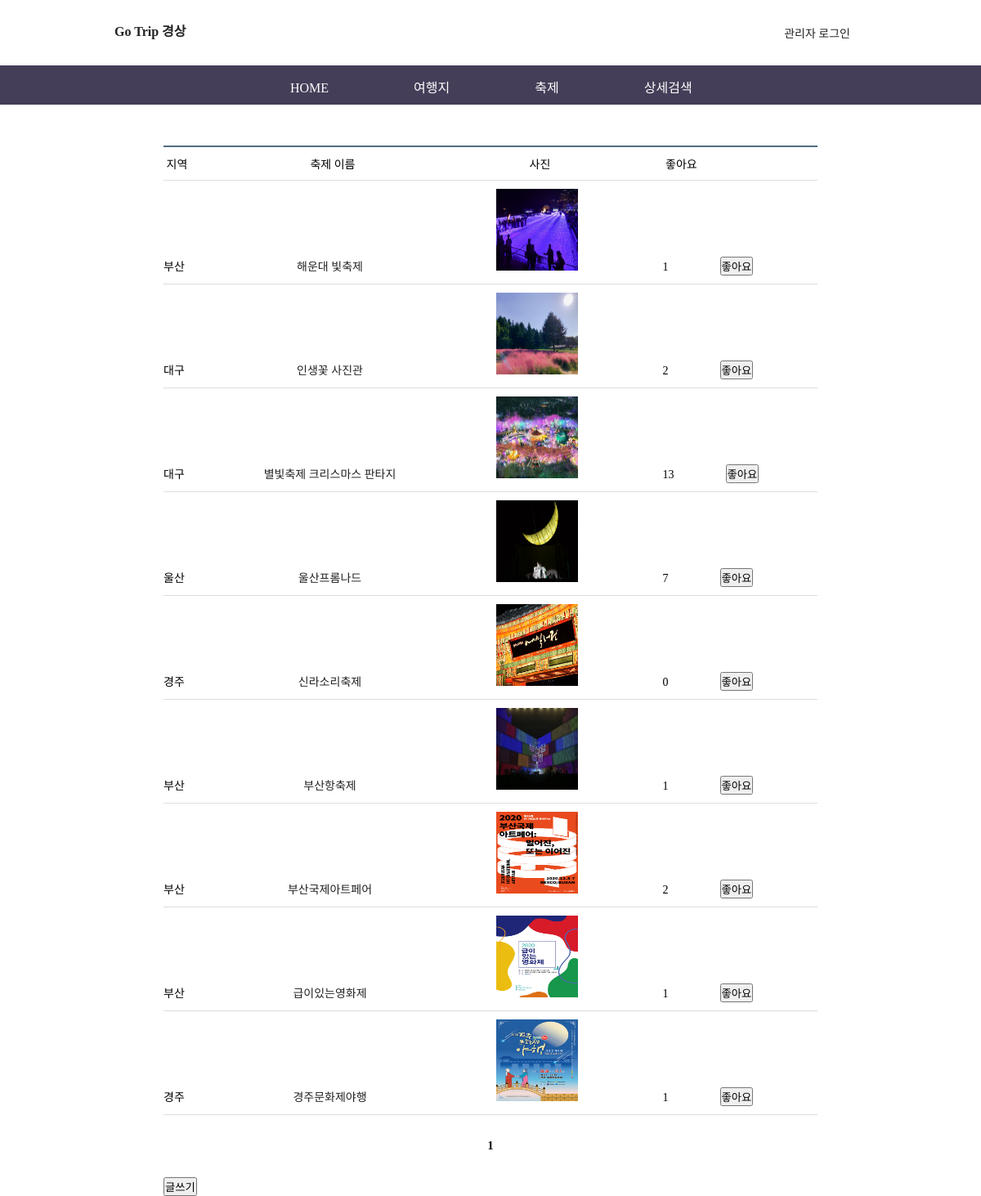
Screenshot of /trip/festival_list.php with the database file from the repository.
### tables this page shows
CREATE TABLE `festival_ok` (
  `num` int(11) NOT NULL,
  `subject` char(20) NOT NULL,
  `content` varchar(1000) NOT NULL,
  `area` char(20) NOT NULL,
  `Details` varchar(1000) NOT NULL,
  `file_name` char(40) DEFAULT NULL,
  `file_type` char(40) DEFAULT NULL,
  `file_copied` char(40) DEFAULT NULL,
  `hit` int(11) NOT NULL
);

### trip/festival_list.php (the view, shortened to what this page needs)
<!DOCTYPE html>
<html>
<head>
<link rel="stylesheet" type="text/css" href="./css/trip_common.css">
<link rel="stylesheet" type="text/css" href="./css/festival_list0.css">
</head>
<body>
<header>
    <?php include "header.php";?>
</header>
<section>
   	<div id="board_box">
	    <h3>
		</h3>
	    <ul id="festival_list">
				<li>
          <span class="col2">지역</span>
					<span class="col3">축제 이름</span>
					<span class="col4">사진</span>
          <span class="col5">좋아요</span>
				</li>
<?php
	if (isset($_GET["page"]))
		$page = $_GET["page"];
	else
		$page = 1;
	$con = mysqli_connect("localhost", "user1", "12345", "trip");
	$sql = "select * from festival_ok order by num desc";
	$result = mysqli_query($con, $sql);
	$total_record = mysqli_num_rows($result);
	$scale = 10;
	if ($total_record % $scale == 0)
		$total_page = floor($total_record/$scale);
	else
		$total_page = floor($total_record/$scale) + 1;
+
	$start = ($page - 1) * $scale;
   for ($i=$start; $i<$start+$scale && $i < $total_record; $i++)
   {
      mysqli_data_seek($result, $i);
      $row = mysqli_fetch_array($result);
	  $num = $row["num"];
	  $subject = $row["subject"];
    $area = $row["area"];
    $file_copied = $row["file_copied"];
    $hit = $row["hit"];
?>
				<li>
          <span class="col2"><?=$area?></span>
					<span class="col3"><a href="festival_view.php?num=<?=$num?>"><?=$subject?></a></span>
					<span class="col4"><img src="./data/<?=$file_copied?>" width="100" height="100"></span>
          <span class="col5"><?=$hit?></span>
          <span class="col6"><button onclick="location.href='festival_hit.php?num=<?=$num?>&page=<?=$page?>&hit=<?=$hit?>'">좋아요</button></span>
				</li>
<?php
   }
?>
	    	</ul>
			<ul id="page_num">
<?php
	if ($total_page>=2 && $page >= 2)
	{
		$new_page = $page-1;
		echo "<li><a href='festival_list.php?page=$new_page'>◀ 이전</a> </li>";
	}
	else
		echo "<li>&nbsp;</li>";
   	for ($i=1; $i<=$total_page; $i++)
   	{
		if ($page == $i)
		{
			echo "<li><b> $i </b></li>";
		}
		else
		{
			echo "<li><a href='festival_list.php?page=$i'> $i </a><li>";
		}
   	}
   	if ($total_page>=2 && $page != $total_page)
   	{
		$new_page = $page+1;
		echo "<li> <a href='festival_list.php?page=$new_page'>다음 ▶</a> </li>";
	}
	else
		echo "<li>&nbsp;</li>";
?>
			</ul>
			<ul class="buttons">
				<li>
<?php
    if($userid) {
?>
					<button onclick="location.href='festival_form.php'">글쓰기</button>
<?php
	} else {
?>
					<a href="javascript:alert('관리자 전용!')"><button>글쓰기</button></a>
<?php
	}
?>
				</li>
			</ul>
	</div>
</section>
</body>
</html>

### trip/css/trip_common.css (style rules this page uses)
* { padding: 0; margin: 0; }
body { font-family: "돋움"; font-size: 14px; }
img { border: 0; }
ul { list-style-type: none; }
a { display: inline-block; text-decoration: none; }
a:link { text-decoration:none; color: #222222; }

### trip/css/festival_list0.css (style rules this page uses)
#board_box { position: relative; width: 800px; margin: 0 auto; }
#board_box h3 { margin-top: 30px; padding: 10px; border-bottom: solid 2px #516e7f; font-size: 20px; }
#festival_list li { padding: 10px 0; border-bottom: solid 1px #dddddd; }
#festival_list span { display: inline-block; text-align: center; }
#festival_list .col2 { width: 100px; text-align: left; }
#festival_list .col3 { width: 200px; }
#festival_list .col4 { width: 300px; }
#festival_list .col6 { width: 160px; }
#page_num { text-align: center; margin: 30px 0 }
#page_num li { display: inline; }
#board_box { width: 800px; margin: 0 auto; }

### rows the page displays
festival_ok: area "부산", subject "해운대 빛축제", file_copied (picture), hit "1"
festival_ok: area "대구", subject "인생꽃 사진관", file_copied (picture), hit "2"
festival_ok: area "대구", subject "별빛축제 크리스마스 판타지", file_copied (picture), hit "13"
festival_ok: area "울산", subject "울산프롬나드", file_copied (picture), hit "7"
festival_ok: area "경주", subject "신라소리축제", file_copied (picture), hit "0"
festival_ok: area "부산", subject "부산항축제", file_copied (picture), hit "1"
festival_ok: area "부산", subject "부산국제아트페어", file_copied (picture), hit "2"
festival_ok: area "부산", subject "급이있는영화제", file_copied (picture), hit "1"
festival_ok: area "경주", subject "경주문화제야행", file_copied (picture), hit "1"
